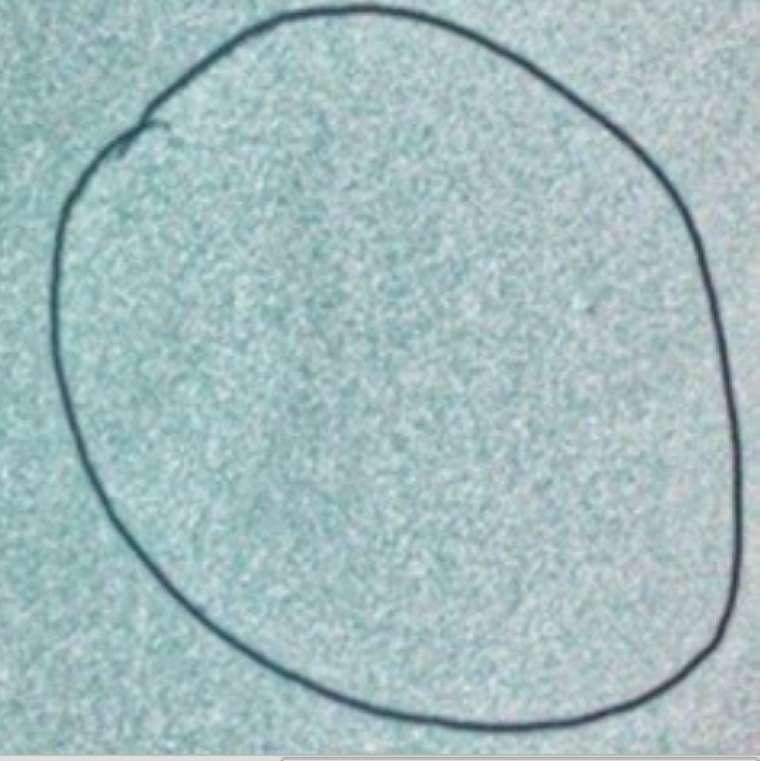
#> input picture samples/xsampel-b.jpg, 760 x 761 px, found by its file name
$ python edge.py
#> lines starting #> are read from the running program, lines starting #| are printed output that depends on the picture
''' file name : canny.py

Description : This sample shows how to find edges using canny edge detection

This is Python version of this tutorial : http://opencv.itseez.com/doc/tutorials/imgproc/imgtrans/canny_detector/canny_detector.html

Level : Beginner

Benefits : Learn to apply canny edge detection to images.

Usage : python canny.py

Written by : Abid K. (abidrahman2@gmail.com) , Visit opencvpython.blogspot.com for more tutorials '''


import cv2
import numpy as np

def CannyThreshold(lowThreshold):
    detected_edges = cv2.GaussianBlur(gray,(3,3),0)
    detected_edges = cv2.Canny(detected_edges,lowThreshold,lowThreshold*ratio,apertureSize = kernel_size)
    dst = cv2.bitwise_and(img,img,mask = detected_edges)  # just add some colours to edges from original image.
    cv2.imshow('canny demo',dst)

lowThreshold = 0
max_lowThreshold = 100
ratio = 3
kernel_size = 3

img = cv2.imread('samples/xsampel-b.jpg')
#> img is the input picture: shape (761, 760, 3); mean B, G, R 190.5, 189, 163.8
gray = cv2.cvtColor(img,cv2.COLOR_BGR2GRAY)
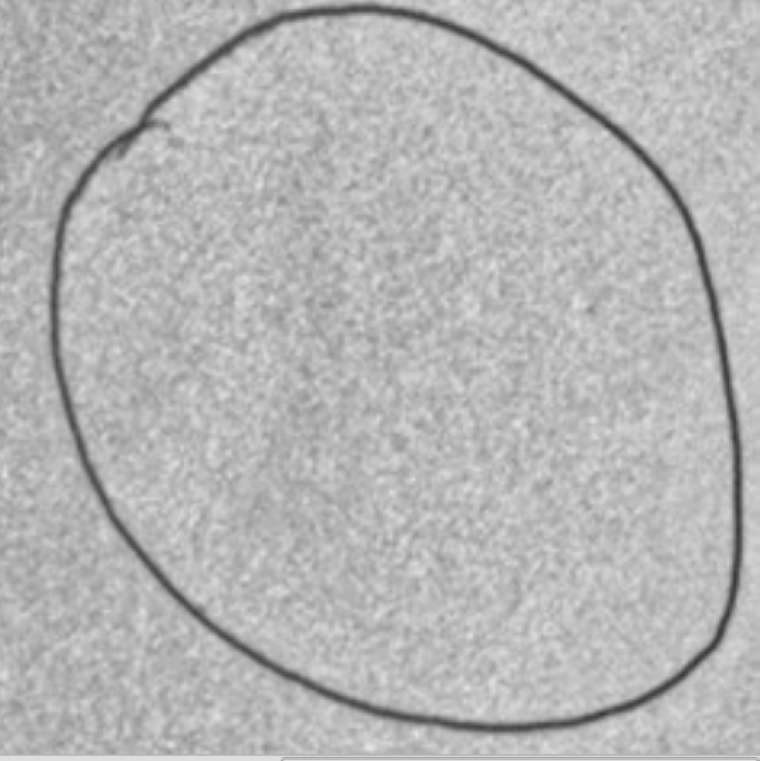
#> gray: shape (761, 760); min 56, max 229, mean 181.7

cv2.namedWindow('canny demo')

cv2.createTrackbar('Min threshold','canny demo',lowThreshold, max_lowThreshold, CannyThreshold)
#> slider 'Min threshold' is set to 20

CannyThreshold(0)  # initialization
#> in CannyThreshold, `detected_edges = cv2.Canny(detected_edges,lowThreshold,lowThreshold*ra..`:
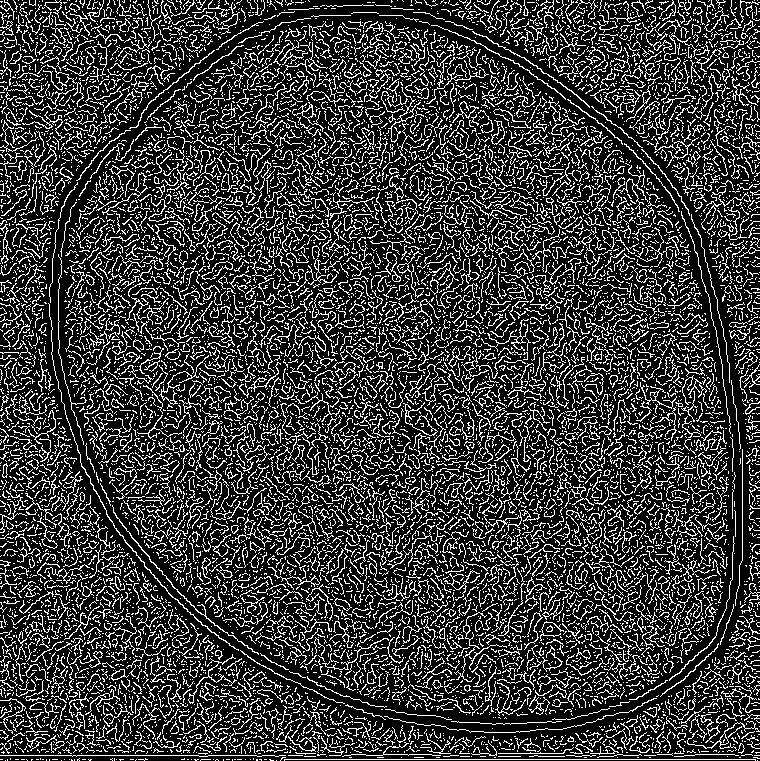
#> detected_edges: shape (761, 760); 22.2% white in thin lines or dots
#> in CannyThreshold, `dst = cv2.bitwise_and(img,img,mask = detected_edges)`:
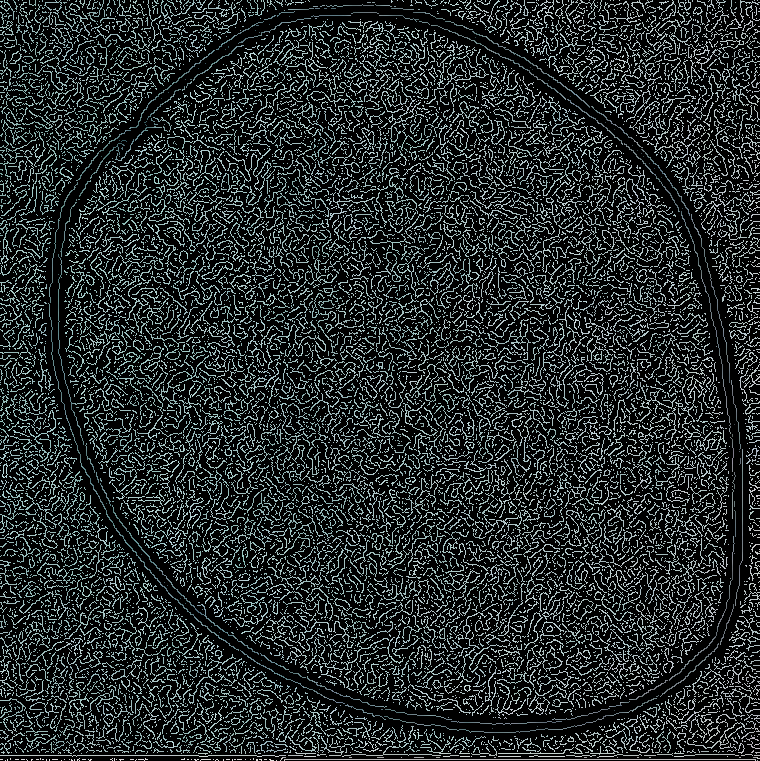
#> dst: shape (761, 760, 3); mean B, G, R 42.6, 42.3, 36.7
if cv2.waitKey(0) == 27:
#> call 2 of CannyThreshold, with lowThreshold = 20
#> in CannyThreshold (call 2), `detected_edges = cv2.Canny(detected_edges,lowThreshold,lowThreshold*ra..`:
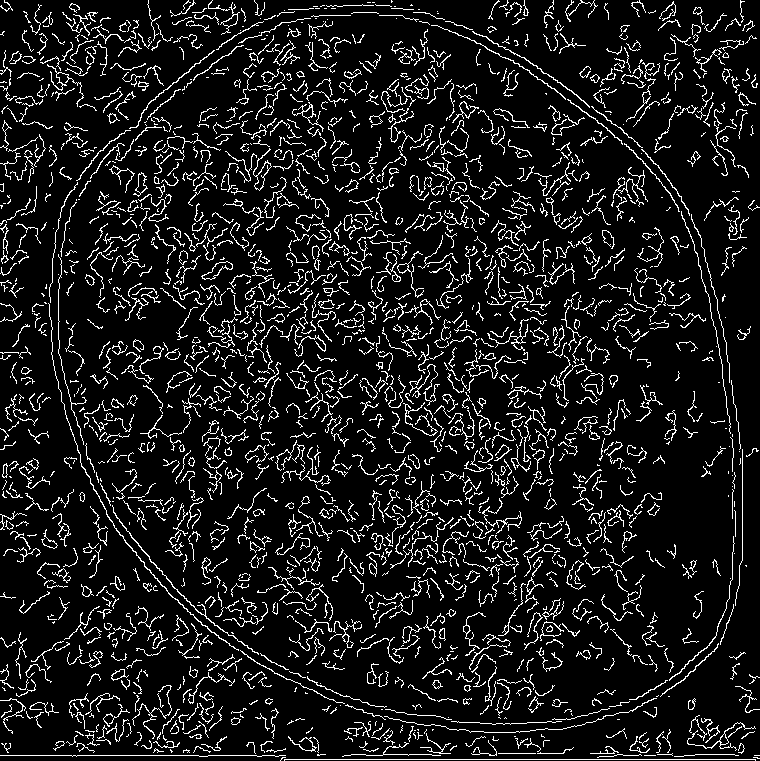
#> detected_edges: shape (761, 760); 10.2% white in thin lines or dots
#> in CannyThreshold (call 2), `dst = cv2.bitwise_and(img,img,mask = detected_edges)`:
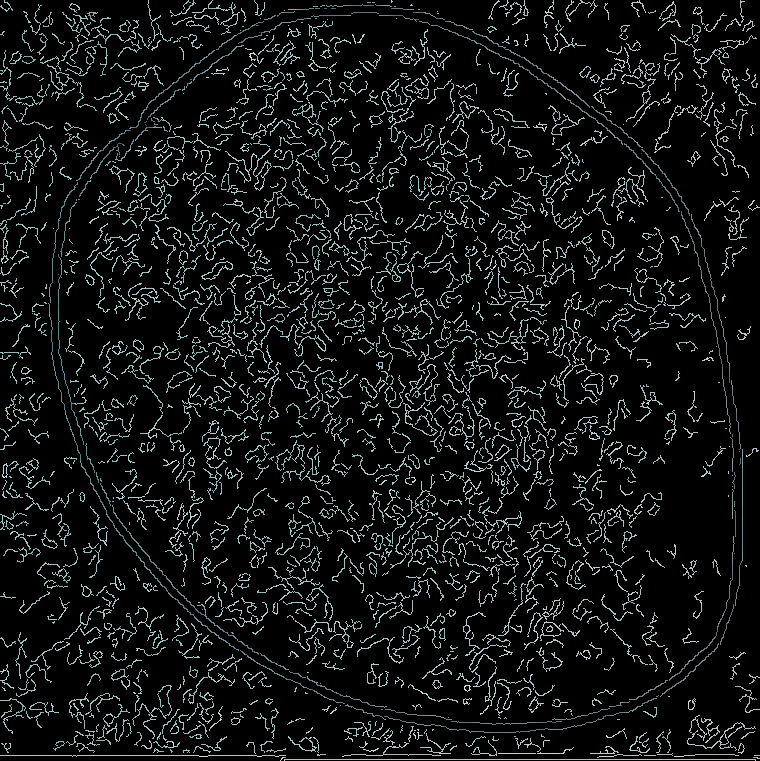
#> dst: shape (761, 760, 3); mean B, G, R 19.2, 19, 16.4
#> (key Esc is pressed here)
    cv2.destroyAllWindows()

# visit for output results : http://opencvpython.blogspot.com/2012/06/image-derivatives-sobel-and-scharr.html

$ run again, with samples/xsampel-a.jpg copied over samples/xsampel-b.jpg
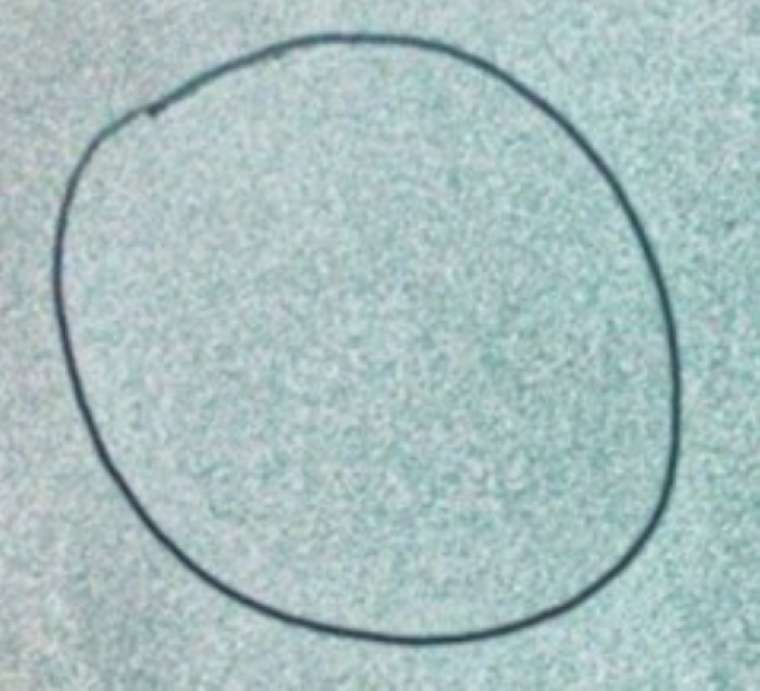
#> input picture samples/xsampel-a.jpg, 760 x 691 px, found by its file name
#> img is the input picture: shape (691, 760, 3); mean B, G, R 192.6, 192, 168.8
#> in CannyThreshold, `detected_edges = cv2.Canny(detected_edges,lowThreshold,lowThreshold*ra..`:
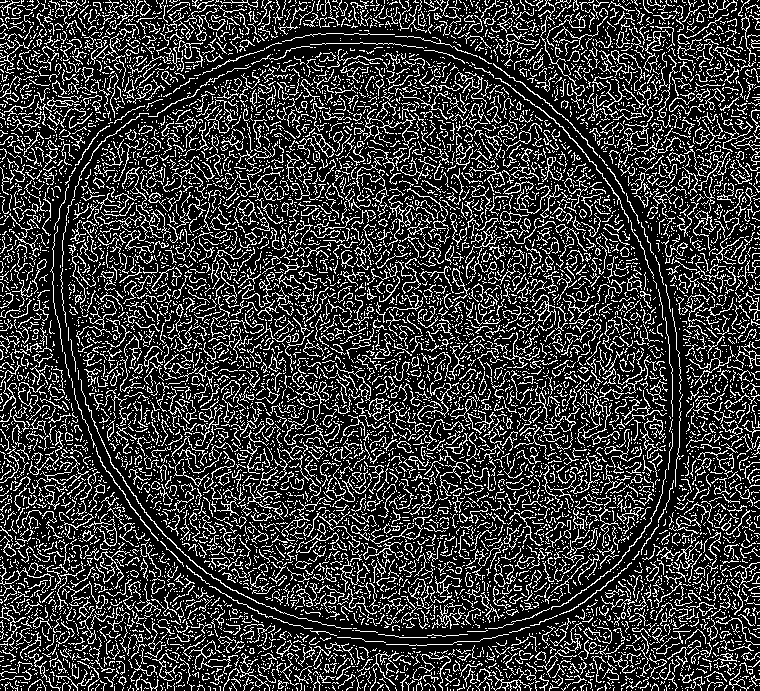
#> detected_edges: shape (691, 760); 22.2% white in thin lines or dots
#> in CannyThreshold (call 2), `dst = cv2.bitwise_and(img,img,mask = detected_edges)`:
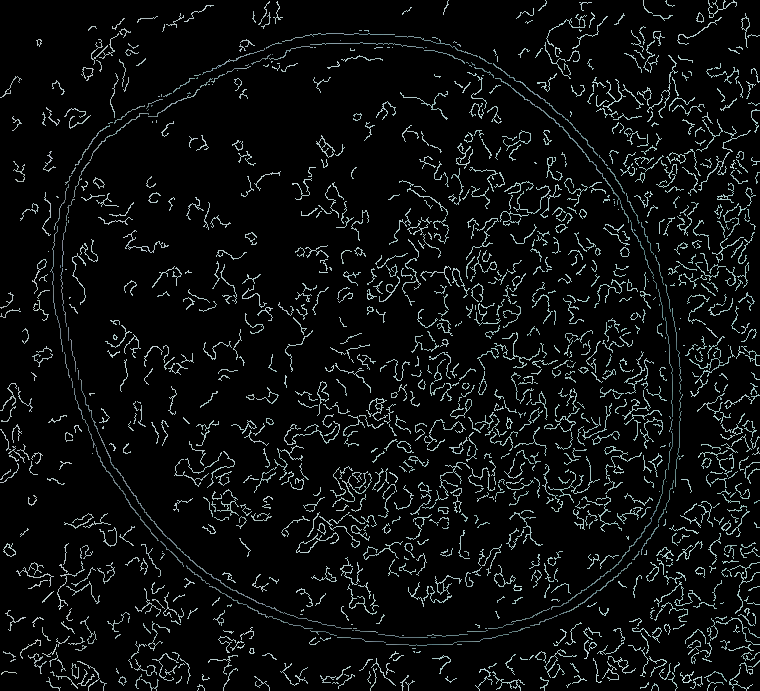
#> dst: shape (691, 760, 3); mean B, G, R 14.7, 14.7, 12.7
